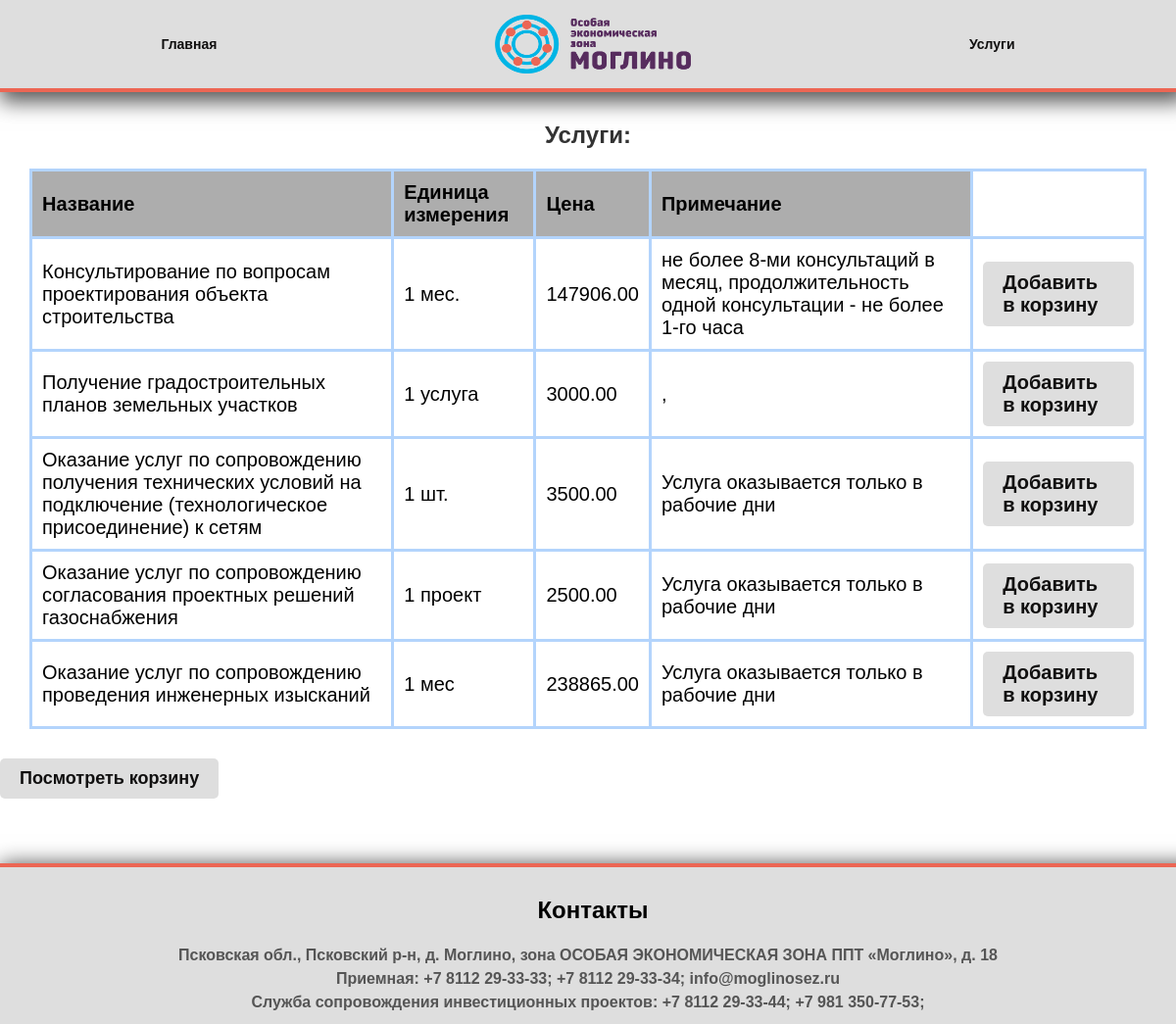
/service/5/ (signed in), run on the app's committed database.
### moglino2_site/models.py (models this page shows, shortened)
class Service(models.Model):
    service_type = models.ForeignKey(ServiceType, on_delete=models.CASCADE)
    title = models.CharField(max_length=255)
    unit_of_measurement = models.CharField(max_length=50)
    cost = models.DecimalField(max_digits=10, decimal_places=2)
    note = models.TextField()
    provider = models.ForeignKey(User, on_delete=models.CASCADE, related_name='provided_services')

### moglino2_site/views.py (the view)
# urls.py: path('service/<int:service_type_id>/', views.service_by_type, name='service_by_type'),
@login_required
def service_by_type(request, service_type_id):
    service_type = get_object_or_404(ServiceType, id=service_type_id)
    services = Service.objects.filter(service_type=service_type)
    return render(request, 'service_by_type.html', {'service_type': service_type, 'services': services})

### templates/service_by_type.html (shortened to what this page needs)
<!DOCTYPE html>
{% load static %}
<html lang="en">
<head>
   <link rel="stylesheet" href="{% static 'css/service_by_type.css' %}">
</head>
<body>
<nav>
    <ul>
        <li><a href="{% url 'home' %}">Главная</a></li>
        <img src="{% static 'img/logo.png' %}" class="logo" alt="Лого Компании" width="200" height="60">
        <li><a href="{% url 'uslug' %}">Услуги</a></li>
    </ul>
</nav>
<div class="sservice">
<div class="services">
    <h2>Услуги:</h2>
    <table>
        <thead>
            <tr>
                <th>Название</th>
                <th>Единица измерения</th>
                <th>Цена</th>
                <th>Примечание</th>
            </tr>
        </thead>
        <tbody>
            {% for service in services %}
                <tr>
                    <td>{{ service.title }}</td>
                    <td>{{ service.unit_of_measurement }}</td>
                    <td>{{ service.cost }}</td>
                    <td>{{ service.note }}</td>
                    <td><a href="{% url 'add_to_cart' service.id %}">Добавить в корзину</a></td>
                </tr>
            {% endfor %}
        </tbody>
    </table>
</div>
<div class="ssservices">
<a href="{% url 'view_cart' %}">Посмотреть корзину</a>
</div>
</div>
    <footer>
        <div>
            <h2>Контакты</h2>
            <div class="adres"><p> Псковская обл., Псковский р-н, д. Моглино, зона ОСОБАЯ ЭКОНОМИЧЕСКАЯ ЗОНА ППТ «Моглино», д. 18</p></div>
                <div class="adres1"><p>Приемная:
                +7 8112 29-33-33;
                +7 8112 29-33-34;
                info@moglinosez.ru </p></div>
                <div class="adres2"> <p>Служба
                сопровождения инвестиционных проектов:
                +7 8112 29-33-44;
                +7 981 350-77-53;</p></div>
        </div>
    </footer>
</body>
</html>

### moglino2_site/static/css/service_by_type.css (style rules this page uses)
body { font-family: Arial, sans-serif; margin: 0; padding: 0; background-image: url('../img/fon.png'); background-size: cover; margin-bottom: 80px; }
nav { background-color: #dedede; padding: 15px; border-bottom: 4px solid #ec6654; box-shadow: 5px 5px 20px 5px #575757; }
nav ul { list-style: none; padding: 0; margin: 0; display: flex; justify-content: space-around; align-items: center; }
nav a { text-decoration: none; color: #100f0f; font-size: 18px; padding: 15px; transition: background-color 0.3s; font-weight: bold; }
.services { text-align: center; margin: 30px; width: auto; }
.services h2 { color: #333; }
table { width: 100%; border-collapse: collapse; margin-top: 20px; }
table, th, td { border: 3px solid #b3d4fc; }
th, td { padding: 10px; text-align: left; font-size: 20px; }
th { background-color: #adadad; }
.services a { display: inline-block; padding: 10px 20px; background-color: #dedede; color: #100f0f; text-decoration: none; border-radius: 5px; transition: background-color 0.3s; font-weight: bold; }
.ssservices a { display: inline-block; padding: 10px 20px; background-color: #dedede; color: #100f0f; text-decoration: none; border-radius: 5px; transition: background-color 0.3s; font-weight: bold; margin-bottom: 150px; font-size: 18px; text-align: center; align-items: center; }
footer { background-color: #dedede; padding: 10px; text-align: center; position: fixed; bottom: 0; width: 100%; border-top: 4px solid #ec6654; box-shadow: 5px 5px 20px 5px #575757; transition: all 0.3s; max-height: 215px; }
footer div { display: flex; flex-direction: column; align-items: center; margin-right: 10px; }
.adres p, .adres1 p, .adres2 p { font-size: 16px; color: #555; line-height: 1.5; font-weight: bold; margin: auto; }
@media screen and (max-width: 1350px) { nav { padding: 15px; } }
@media screen and (max-width: 1350px) { nav a { font-size: 14px; } }

### data on the page
Service: title "Консультирование по вопросам проектирования объекта строительства", unit_of_measurement "1 мес.", cost "147906.00", note "не более 8-ми консультаций в месяц, продолжительность одной консультации - не более 1-го часа"
Service: title "Получение градостроительных планов земельных участков", unit_of_measurement "1 услуга", cost "3000.00", note ","
Service: title "Оказание услуг по сопровождению получения технических условий на подключение (технологическое присоединение) к сетям", unit_of_measurement "1 шт.", cost "3500.00", note "Услуга оказывается только в рабочие дни"
Service: title "Оказание услуг по сопровождению согласования проектных решений газоснабжения", unit_of_measurement "1 проект", cost "2500.00", note "Услуга оказывается только в рабочие дни"
Service: title "Оказание услуг по сопровождению проведения инженерных изысканий", unit_of_measurement "1 мес", cost "238865.00", note "Услуга оказывается только в рабочие дни"
